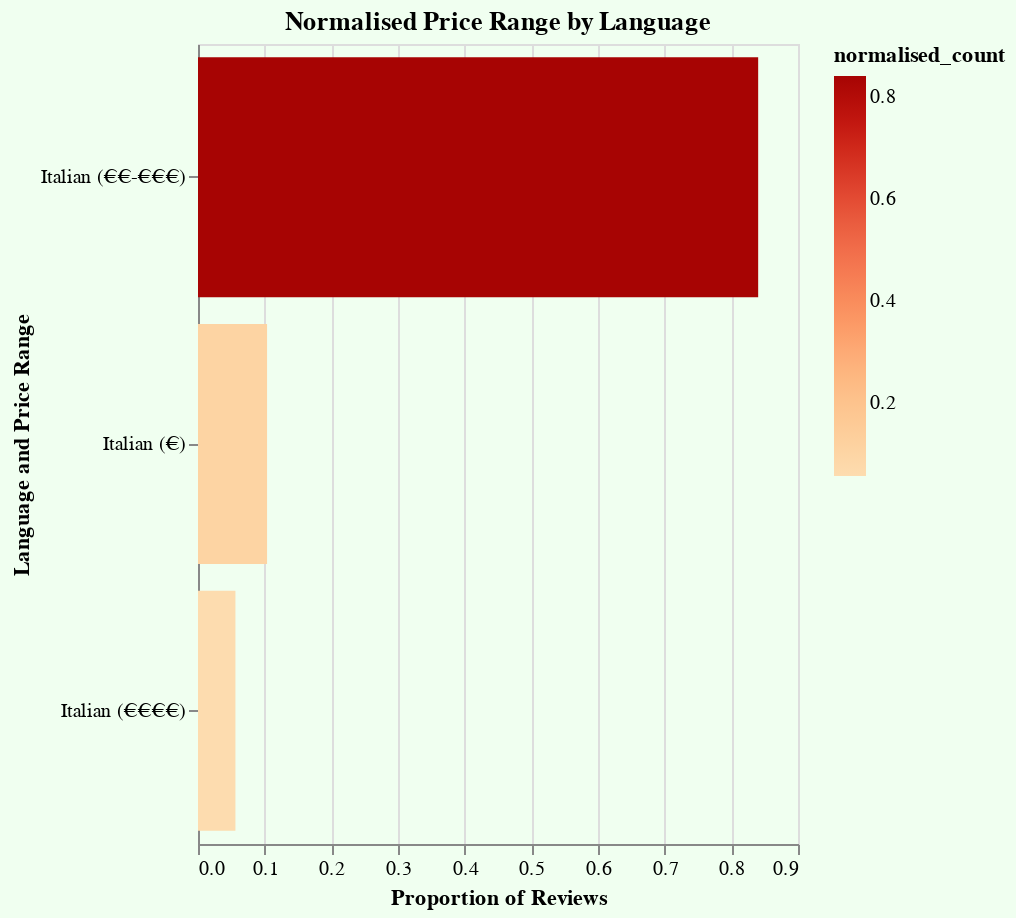

Vega-Lite specification for this chart:
### Vega-Lite specification from a JSON file in a GitHub repository (floating-point values rounded to 4 significant figures)
{"config": {"view": {"continuousWidth": 300, "continuousHeight": 300}}, "data": {"name": "data-e4162d7140de2819984207a4cfd9f46b"}, "mark": {"type": "bar"}, "background": "#f0fff0", "encoding": {"color": {"field": "normalised_count", "scale": {"scheme": "orangered"}, "type": "quantitative"}, "tooltip": [{"field": "count_reviews", "type": "quantitative"}, {"field": "normalised_count", "type": "quantitative"}], "x": {"field": "normalised_count", "title": "Proportion of Reviews", "type": "quantitative"}, "y": {"field": "language_price_range", "sort": "-x", "title": "Language and Price Range", "type": "nominal"}}, "height": 400, "params": [{"name": "param_126", "select": {"type": "point", "fields": ["language"]}, "bind": {"input": "select", "options": ["Italian", "English", "French", "Spanish", "German", "Portuguese", "Dutch", "Russian", "Swedish", "Danish", "Greek", "Norwegian", "Polish", "Japanese", "Hebrew", "Turkish", "Chinese", "Korean", "Hungarian", "Finnish", "Czech", "Latin", "Croatian", "Arabic", "Slovak", "Aragonese", "Occitan", "Galician", "Lithuanian", "Luxembourgish"], "name": "Language"}, "value": "Italian"}], "title": "Normalised Price Range by Language", "transform": [{"filter": {"param": "param_126"}}], "width": "container", "$schema": "https://vega.github.io/schema/vega-lite/v5.17.0.json", "datasets": {"data-e4162d7140de2819984207a4cfd9f46b": [{"langid": "it", "rest_price_range_TA": "€€-€€€", "count_reviews": 271061, "language": "Italian", "total_reviews": 322593, "normalised_count": 0.8403, "language_price_range": "Italian (€€-€€€)"}, {"langid": "en", "rest_price_range_TA": "€€-€€€", "count_reviews": 84779, "language": "English", "total_reviews": 106765, "normalised_count": 0.7941, "language_price_range": "English (€€-€€€)"}, {"langid": "it", "rest_price_range_TA": "€", "count_reviews": 33423, "language": "Italian", "total_reviews": 322593, "normalised_count": 0.1036, "language_price_range": "Italian (€)"}, {"langid": "fr", "rest_price_range_TA": "€€-€€€", "count_reviews": 27585, "language": "French", "total_reviews": 34331, "normalised_count": 0.8035, "language_price_range": "French (€€-€€€)"}, {"langid": "it", "rest_price_range_TA": "€€€€", "count_reviews": 18109, "language": "Italian", "total_reviews": 322593, "normalised_count": 0.05614, "language_price_range": "Italian (€€€€)"}, {"langid": "es", "rest_price_range_TA": "€€-€€€", "count_reviews": 17962, "language": "Spanish", "total_reviews": 24452, "normalised_count": 0.7346, "language_price_range": "Spanish (€€-€€€)"}, {"langid": "en", "rest_price_range_TA": "€", "count_reviews": 12961, "language": "English", "total_reviews": 106765, "normalised_count": 0.1214, "language_price_range": "English (€)"}, {"langid": "en", "rest_price_range_TA": "€€€€", "count_reviews": 9025, "language": "English", "total_reviews": 106765, "normalised_count": 0.08453, "language_price_range": "English (€€€€)"}, {"langid": "de", "rest_price_range_TA": "€€-€€€", "count_reviews": 7295, "language": "German", "total_reviews": 9154, "normalised_count": 0.7969, "language_price_range": "German (€€-€€€)"}, {"langid": "es", "rest_price_range_TA": "€", "count_reviews": 5505, "language": "Spanish", "total_reviews": 24452, "normalised_count": 0.2251, "language_price_range": "Spanish (€)"}, {"langid": "pt", "rest_price_range_TA": "€€-€€€", "count_reviews": 5373, "language": "Portuguese", "total_reviews": 6943, "normalised_count": 0.7739, "language_price_range": "Portuguese (€€-€€€)"}, {"langid": "fr", "rest_price_range_TA": "€", "count_reviews": 5064, "language": "French", "total_reviews": 34331, "normalised_count": 0.1475, "language_price_range": "French (€)"}, {"langid": "nl", "rest_price_range_TA": "€€-€€€", "count_reviews": 3965, "language": "Dutch", "total_reviews": 4902, "normalised_count": 0.8089, "language_price_range": "Dutch (€€-€€€)"}, {"langid": "ru", "rest_price_range_TA": "€€-€€€", "count_reviews": 3116, "language": "Russian", "total_reviews": 4051, "normalised_count": 0.7692, "language_price_range": "Russian (€€-€€€)"}, {"langid": "fr", "rest_price_range_TA": "€€€€", "count_reviews": 1682, "language": "French", "total_reviews": 34331, "normalised_count": 0.04899, "language_price_range": "French (€€€€)"}, {"langid": "de", "rest_price_range_TA": "€", "count_reviews": 1289, "language": "German", "total_reviews": 9154, "normalised_count": 0.1408, "language_price_range": "German (€)"}, {"langid": "sv", "rest_price_range_TA": "€€-€€€", "count_reviews": 1258, "language": "Swedish", "total_reviews": 1563, "normalised_count": 0.8049, "language_price_range": "Swedish (€€-€€€)"}, {"langid": "da", "rest_price_range_TA": "€€-€€€", "count_reviews": 1223, "language": "Danish", "total_reviews": 1508, "normalised_count": 0.811, "language_price_range": "Danish (€€-€€€)"}, {"langid": "el", "rest_price_range_TA": "€€-€€€", "count_reviews": 1205, "language": "Greek", "total_reviews": 1588, "normalised_count": 0.7588, "language_price_range": "Greek (€€-€€€)"}, {"langid": "pt", "rest_price_range_TA": "€", "count_reviews": 1051, "language": "Portuguese", "total_reviews": 6943, "normalised_count": 0.1514, "language_price_range": "Portuguese (€)"}, {"langid": "no", "rest_price_range_TA": "€€-€€€", "count_reviews": 1025, "language": "Norwegian", "total_reviews": 1286, "normalised_count": 0.797, "language_price_range": "Norwegian (€€-€€€)"}, {"langid": "es", "rest_price_range_TA": "€€€€", "count_reviews": 985, "language": "Spanish", "total_reviews": 24452, "normalised_count": 0.04028, "language_price_range": "Spanish (€€€€)"}, {"langid": "pl", "rest_price_range_TA": "€€-€€€", "count_reviews": 928, "language": "Polish", "total_reviews": 1375, "normalised_count": 0.6749, "language_price_range": "Polish (€€-€€€)"}, {"langid": "ja", "rest_price_range_TA": "€€-€€€", "count_reviews": 674, "language": "Japanese", "total_reviews": 856, "normalised_count": 0.7874, "language_price_range": "Japanese (€€-€€€)"}, {"langid": "nl", "rest_price_range_TA": "€", "count_reviews": 652, "language": "Dutch", "total_reviews": 4902, "normalised_count": 0.133, "language_price_range": "Dutch (€)"}, {"langid": "ru", "rest_price_range_TA": "€", "count_reviews": 593, "language": "Russian", "total_reviews": 4051, "normalised_count": 0.1464, "language_price_range": "Russian (€)"}, {"langid": "de", "rest_price_range_TA": "€€€€", "count_reviews": 570, "language": "German", "total_reviews": 9154, "normalised_count": 0.06227, "language_price_range": "German (€€€€)"}, {"langid": "pt", "rest_price_range_TA": "€€€€", "count_reviews": 519, "language": "Portuguese", "total_reviews": 6943, "normalised_count": 0.07475, "language_price_range": "Portuguese (€€€€)"}, {"langid": "he", "rest_price_range_TA": "€€-€€€", "count_reviews": 472, "language": "Hebrew", "total_reviews": 608, "normalised_count": 0.7763, "language_price_range": "Hebrew (€€-€€€)"}, {"langid": "pl", "rest_price_range_TA": "€", "count_reviews": 412, "language": "Polish", "total_reviews": 1375, "normalised_count": 0.2996, "language_price_range": "Polish (€)"}, {"langid": "tr", "rest_price_range_TA": "€€-€€€", "count_reviews": 389, "language": "Turkish", "total_reviews": 554, "normalised_count": 0.7022, "language_price_range": "Turkish (€€-€€€)"}, {"langid": "ru", "rest_price_range_TA": "€€€€", "count_reviews": 342, "language": "Russian", "total_reviews": 4051, "normalised_count": 0.08442, "language_price_range": "Russian (€€€€)"}, {"langid": "zh", "rest_price_range_TA": "€€-€€€", "count_reviews": 331, "language": "Chinese", "total_reviews": 466, "normalised_count": 0.7103, "language_price_range": "Chinese (€€-€€€)"}, {"langid": "ko", "rest_price_range_TA": "€€-€€€", "count_reviews": 302, "language": "Korean", "total_reviews": 384, "normalised_count": 0.7865, "language_price_range": "Korean (€€-€€€)"}, {"langid": "nl", "rest_price_range_TA": "€€€€", "count_reviews": 285, "language": "Dutch", "total_reviews": 4902, "normalised_count": 0.05814, "language_price_range": "Dutch (€€€€)"}, {"langid": "el", "rest_price_range_TA": "€", "count_reviews": 285, "language": "Greek", "total_reviews": 1588, "normalised_count": 0.1795, "language_price_range": "Greek (€)"}, {"langid": "hu", "rest_price_range_TA": "€€-€€€", "count_reviews": 219, "language": "Hungarian", "total_reviews": 300, "normalised_count": 0.73, "language_price_range": "Hungarian (€€-€€€)"}, {"langid": "sv", "rest_price_range_TA": "€", "count_reviews": 201, "language": "Swedish", "total_reviews": 1563, "normalised_count": 0.1286, "language_price_range": "Swedish (€)"}, {"langid": "fi", "rest_price_range_TA": "€€-€€€", "count_reviews": 171, "language": "Finnish", "total_reviews": 211, "normalised_count": 0.8104, "language_price_range": "Finnish (€€-€€€)"}, {"langid": "da", "rest_price_range_TA": "€", "count_reviews": 165, "language": "Danish", "total_reviews": 1508, "normalised_count": 0.1094, "language_price_range": "Danish (€)"}, {"langid": "cs", "rest_price_range_TA": "€€-€€€", "count_reviews": 159, "language": "Czech", "total_reviews": 212, "normalised_count": 0.75, "language_price_range": "Czech (€€-€€€)"}, {"langid": "no", "rest_price_range_TA": "€", "count_reviews": 140, "language": "Norwegian", "total_reviews": 1286, "normalised_count": 0.1089, "language_price_range": "Norwegian (€)"}, {"langid": "tr", "rest_price_range_TA": "€", "count_reviews": 128, "language": "Turkish", "total_reviews": 554, "normalised_count": 0.231, "language_price_range": "Turkish (€)"}, {"langid": "no", "rest_price_range_TA": "€€€€", "count_reviews": 121, "language": "Norwegian", "total_reviews": 1286, "normalised_count": 0.09409, "language_price_range": "Norwegian (€€€€)"}, {"langid": "da", "rest_price_range_TA": "€€€€", "count_reviews": 120, "language": "Danish", "total_reviews": 1508, "normalised_count": 0.07958, "language_price_range": "Danish (€€€€)"}, {"langid": "la", "rest_price_range_TA": "€€-€€€", "count_reviews": 111, "language": "Latin", "total_reviews": 136, "normalised_count": 0.8162, "language_price_range": "Latin (€€-€€€)"}, {"langid": "ja", "rest_price_range_TA": "€", "count_reviews": 108, "language": "Japanese", "total_reviews": 856, "normalised_count": 0.1262, "language_price_range": "Japanese (€)"}, {"langid": "sv", "rest_price_range_TA": "€€€€", "count_reviews": 104, "language": "Swedish", "total_reviews": 1563, "normalised_count": 0.06654, "language_price_range": "Swedish (€€€€)"}, {"langid": "el", "rest_price_range_TA": "€€€€", "count_reviews": 98, "language": "Greek", "total_reviews": 1588, "normalised_count": 0.06171, "language_price_range": "Greek (€€€€)"}, {"langid": "he", "rest_price_range_TA": "€", "count_reviews": 91, "language": "Hebrew", "total_reviews": 608, "normalised_count": 0.1497, "language_price_range": "Hebrew (€)"}, {"langid": "zh", "rest_price_range_TA": "€", "count_reviews": 85, "language": "Chinese", "total_reviews": 466, "normalised_count": 0.1824, "language_price_range": "Chinese (€)"}, {"langid": "hu", "rest_price_range_TA": "€", "count_reviews": 77, "language": "Hungarian", "total_reviews": 300, "normalised_count": 0.2567, "language_price_range": "Hungarian (€)"}, {"langid": "ja", "rest_price_range_TA": "€€€€", "count_reviews": 74, "language": "Japanese", "total_reviews": 856, "normalised_count": 0.08645, "language_price_range": "Japanese (€€€€)"}, {"langid": "hr", "rest_price_range_TA": "€€-€€€", "count_reviews": 65, "language": "Croatian", "total_reviews": 86, "normalised_count": 0.7558, "language_price_range": "Croatian (€€-€€€)"}, {"langid": "ko", "rest_price_range_TA": "€", "count_reviews": 63, "language": "Korean", "total_reviews": 384, "normalised_count": 0.1641, "language_price_range": "Korean (€)"}, {"langid": "ar", "rest_price_range_TA": "€€-€€€", "count_reviews": 61, "language": "Arabic", "total_reviews": 78, "normalised_count": 0.7821, "language_price_range": "Arabic (€€-€€€)"}, {"langid": "sk", "rest_price_range_TA": "€€-€€€", "count_reviews": 56, "language": "Slovak", "total_reviews": 79, "normalised_count": 0.7089, "language_price_range": "Slovak (€€-€€€)"}, {"langid": "zh", "rest_price_range_TA": "€€€€", "count_reviews": 50, "language": "Chinese", "total_reviews": 466, "normalised_count": 0.1073, "language_price_range": "Chinese (€€€€)"}, {"langid": "he", "rest_price_range_TA": "€€€€", "count_reviews": 45, "language": "Hebrew", "total_reviews": 608, "normalised_count": 0.07401, "language_price_range": "Hebrew (€€€€)"}, {"langid": "cs", "rest_price_range_TA": "€", "count_reviews": 44, "language": "Czech", "total_reviews": 212, "normalised_count": 0.2075, "language_price_range": "Czech (€)"}, {"langid": "an", "rest_price_range_TA": "€€-€€€", "count_reviews": 41, "language": "Aragonese", "total_reviews": 49, "normalised_count": 0.8367, "language_price_range": "Aragonese (€€-€€€)"}, {"langid": "tr", "rest_price_range_TA": "€€€€", "count_reviews": 37, "language": "Turkish", "total_reviews": 554, "normalised_count": 0.06679, "language_price_range": "Turkish (€€€€)"}, {"langid": "pl", "rest_price_range_TA": "€€€€", "count_reviews": 35, "language": "Polish", "total_reviews": 1375, "normalised_count": 0.02545, "language_price_range": "Polish (€€€€)"}, {"langid": "fi", "rest_price_range_TA": "€", "count_reviews": 32, "language": "Finnish", "total_reviews": 211, "normalised_count": 0.1517, "language_price_range": "Finnish (€)"}, {"langid": "ko", "rest_price_range_TA": "€€€€", "count_reviews": 19, "language": "Korean", "total_reviews": 384, "normalised_count": 0.04948, "language_price_range": "Korean (€€€€)"}, {"langid": "sk", "rest_price_range_TA": "€", "count_reviews": 15, "language": "Slovak", "total_reviews": 79, "normalised_count": 0.1899, "language_price_range": "Slovak (€)"}, {"langid": "la", "rest_price_range_TA": "€", "count_reviews": 15, "language": "Latin", "total_reviews": 136, "normalised_count": 0.1103, "language_price_range": "Latin (€)"}, {"langid": "hr", "rest_price_range_TA": "€", "count_reviews": 15, "language": "Croatian", "total_reviews": 86, "normalised_count": 0.1744, "language_price_range": "Croatian (€)"}, {"langid": "oc", "rest_price_range_TA": "€€-€€€", "count_reviews": 13, "language": "Occitan", "total_reviews": 15, "normalised_count": 0.8667, "language_price_range": "Occitan (€€-€€€)"}, {"langid": "ar", "rest_price_range_TA": "€", "count_reviews": 13, "language": "Arabic", "total_reviews": 78, "normalised_count": 0.1667, "language_price_range": "Arabic (€)"}, {"langid": "gl", "rest_price_range_TA": "€€-€€€", "count_reviews": 12, "language": "Galician", "total_reviews": 14, "normalised_count": 0.8571, "language_price_range": "Galician (€€-€€€)"}, {"langid": "lt", "rest_price_range_TA": "€€-€€€", "count_reviews": 11, "language": "Lithuanian", "total_reviews": 13, "normalised_count": 0.8462, "language_price_range": "Lithuanian (€€-€€€)"}, {"langid": "lb", "rest_price_range_TA": "€€-€€€", "count_reviews": 11, "language": "Luxembourgish", "total_reviews": 12, "normalised_count": 0.9167, "language_price_range": "Luxembourgish (€€-€€€)"}]}}
